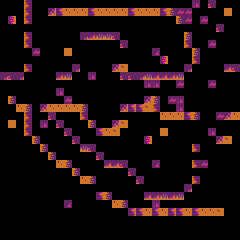

The image is a tile-based game level rendered from a .tmx file. Its description and complete source (layers, tilesets, objects, tile grids) follow:
An orthogonal 30x30 tile map with 8x8 px tiles, 1 tile layer (Tile Layer 1).

<map version="1.9" tiledversion="1.9.1" orientation="orthogonal" renderorder="right-down" width="30" height="30" tilewidth="8" tileheight="8" infinite="0" nextlayerid="2" nextobjectid="1">
 <editorsettings>
  <export target="../../resources/maps/level1.csv" format="csv" />
 </editorsettings>
 <tileset firstgid="1" source="tileset.tsx" />
 <layer id="1" name="Tile Layer 1" width="30" height="30">
  <data encoding="csv">
0,0,0,15,9,9,9,9,9,9,9,9,9,9,10,9,9,9,9,9,9,9,9,9,17,20,4,0,0,0,
0,0,0,15,9,9,27,23,24,24,24,23,24,24,24,24,23,24,24,24,23,26,16,16,9,9,11,0,13,0,
0,12,0,15,10,9,11,0,0,0,0,0,0,0,0,0,0,0,0,0,0,22,26,16,9,16,11,0,0,0,
0,0,0,8,9,9,18,0,0,0,0,0,0,0,0,0,0,0,0,0,0,0,8,9,9,9,20,4,0,0,
0,0,0,15,9,9,18,0,0,0,1,2,3,3,4,0,0,0,0,0,0,0,22,26,9,9,9,11,0,0,
0,0,0,15,9,9,18,0,0,0,8,9,9,10,20,4,0,0,0,0,0,0,0,15,9,9,16,11,0,0,
0,0,0,8,16,9,18,0,13,0,8,9,9,9,9,18,0,0,0,5,0,0,0,22,26,9,9,11,0,0,
0,0,0,8,9,9,11,0,0,0,8,9,9,9,9,18,0,0,0,0,12,0,0,0,15,9,9,18,0,0,
0,0,0,15,9,9,11,0,0,1,19,9,9,9,27,25,0,0,0,0,0,0,0,1,19,9,9,20,2,4,
1,4,1,19,9,9,20,2,3,19,9,17,9,9,20,4,4,1,3,2,2,2,3,19,9,9,9,9,9,20,
8,20,19,9,9,9,9,9,9,9,9,9,9,9,9,9,20,19,17,17,9,9,16,9,9,9,16,9,9,9,
8,9,9,9,10,9,9,17,9,9,9,9,9,9,9,9,9,9,9,9,9,9,9,9,9,9,9,9,9,9,
22,26,9,9,9,9,9,9,16,9,9,9,9,9,9,9,9,9,27,26,9,16,17,9,9,9,9,9,9,10,
0,22,24,26,9,27,24,24,24,24,26,9,9,9,9,27,23,23,25,15,9,9,17,10,9,9,9,9,9,9,
0,0,0,15,9,20,4,0,0,0,15,10,10,9,9,11,0,0,0,22,24,24,24,23,26,9,9,16,27,24,
0,13,0,15,9,17,20,4,0,0,22,26,9,9,27,25,0,0,0,0,0,0,0,0,8,9,9,9,11,0,
0,0,0,15,9,9,9,20,4,0,0,22,23,24,25,0,0,0,0,0,13,0,0,0,8,9,17,9,11,0,
0,0,0,22,26,9,9,9,20,4,0,0,0,0,0,0,0,0,12,0,0,0,0,0,8,9,9,27,25,0,
0,0,0,0,22,26,9,9,9,20,3,4,0,0,0,0,0,0,0,0,0,0,0,0,15,10,9,18,0,0,
0,0,0,0,0,22,26,9,9,9,9,20,4,0,0,0,0,0,0,0,0,0,0,0,8,9,9,11,0,0,
0,0,0,0,0,0,22,24,26,9,9,9,20,2,2,4,0,0,0,5,0,0,0,0,15,16,9,11,0,0,
0,0,0,0,0,0,0,0,22,26,9,9,9,9,9,20,4,0,0,0,0,0,0,0,8,9,9,18,0,0,
0,0,0,0,0,0,0,0,0,22,24,26,9,9,9,9,20,4,0,0,0,0,0,0,15,9,9,18,0,0,
0,0,0,0,0,0,0,0,0,0,0,8,9,9,9,9,9,11,0,0,0,0,0,1,19,9,9,11,0,0,
0,0,0,0,0,0,0,0,0,0,0,22,23,26,9,9,9,20,2,2,3,2,3,19,9,9,9,18,0,0,
0,0,0,0,0,0,0,0,5,0,0,0,0,22,24,26,9,9,9,17,9,9,9,9,9,9,9,18,0,0,
0,0,0,0,0,0,0,0,0,0,0,0,0,0,0,22,23,23,24,23,24,23,23,24,23,24,24,25,0,0,
0,0,0,0,0,0,0,0,0,0,0,0,0,0,0,0,0,0,0,0,0,0,0,0,0,0,0,0,0,0,
0,0,0,0,0,0,0,0,0,0,0,0,0,0,0,0,0,0,0,0,0,0,0,0,0,0,0,0,0,0,
0,0,0,0,0,0,0,0,0,0,0,0,0,0,0,0,0,0,0,0,0,0,0,0,0,0,0,0,0,0
</data>
 </layer>
</map>